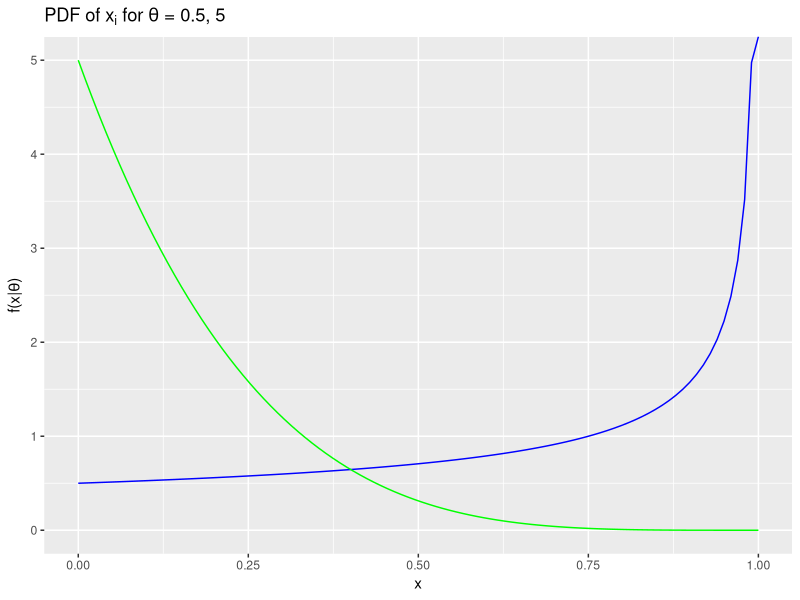
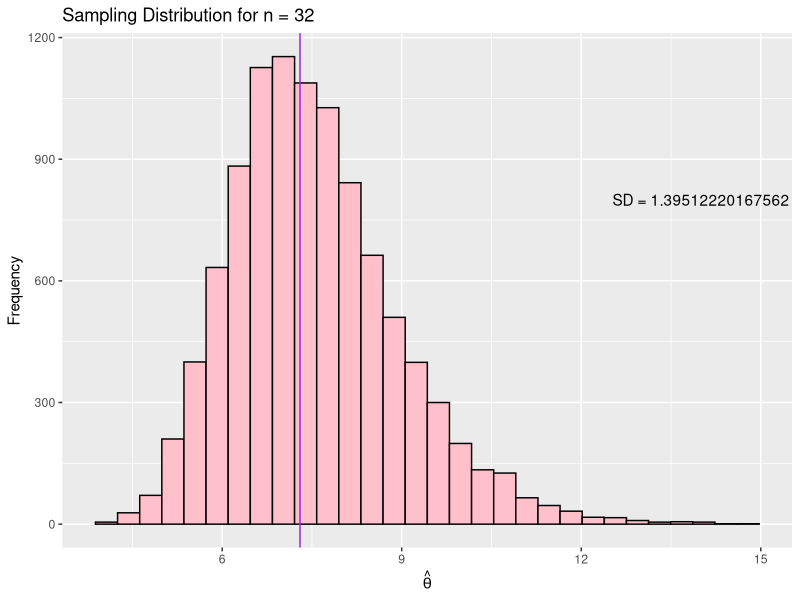
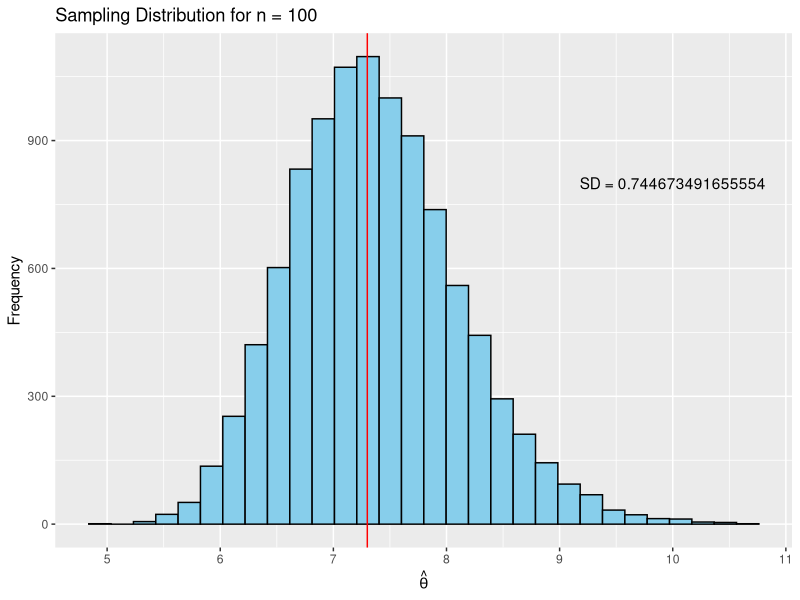

These charts were generated, in order, by the following R code:
## ---- chunk 1
#| label: backtracking_function
#| eval: true
#| echo: true
gradient_desc <- function(starting, f, gradient, max = F, maxit = 200, 
                          step_size = 1, line_parameter = 0.5, tol = 1e-10) {
  if(max == T) {
    obj_func <- function(x) {
      -f(x)
    }
    func_deriv <- function(x) {
      -gradient(x)
    }
  } else {
    obj_func <- f
    func_deriv <- gradient
  }
  xk <- starting
  for(k in 1:maxit) {
    gamma <- step_size
    line_beta <- line_parameter
    # Below is the backtracking line search
    while(obj_func(xk - gamma * func_deriv(xk)) > 
          obj_func(xk) - gamma/4 * sum(func_deriv(xk)^2)) {
      gamma <- line_beta * gamma
    }
    # Once we have a good step size, continue
    xnew <- xk - gamma * func_deriv(xk)
    if(norm(xk - xnew, type = "2") < tol) {
      break
    }
    xk <- xnew
    }
  return(list(x = xk, function_val = f(xk), iters = k))
}
## ---- chunk 2
#| label: Part 1c

f <- function(x){
  log(1+x^2)*(1+x)*exp(-x^2)
}
f_prime <- function(x){
  exp(-x^2)*(
    (2*x^2+2*x)/(1+x^2)+log(1+x^2)-2*x*log(1+x^2)*(1+x)
  )
}

gradient_desc(-1, f, f_prime)
gradient_desc(1, f, f_prime)
gradient_desc(-1.5, f, f_prime)
gradient_desc(-2, f, f_prime)
# This function has several critical points
## ---- chunk 3
#| label: Part 1d

gradient_desc(1, f, f_prime, max = T)
gradient_desc(2, f, f_prime, max = T)
gradient_desc(3, f, f_prime, max = T)
gradient_desc(0.5, f, f_prime, max = T)
## ---- chunk 4
#| label: Part 1e

f_double_prime <- function(x){
  ((2*exp(-x^2))/(1+x^2)^2)*(
    (2*x^3+2*x^2-3*x-1)*(1+x^2)^2*log(1+x^2)-4*x^5-4*x^4-3*x^3-5*x^2+3*x+1
  )
}

newton <- function(xk, maxit = 200){
  for (k in 1:maxit) {
    xnew <- xk - f_prime(xk)/f_double_prime(xk)
    if(abs(xk-xnew) < 1e-10){
      break
    }
    xk <- xnew
  }
  return(list(x = xk, function_val = f(xk), iters = k))
}

newton(-1)
newton(-1.5)  # was the only one that returned the true value, the others diverged
newton(-2) # I think it is diverging because of the weird second derivative

newton(1) # only this one returned correct value of max, my function is not good for this
newton(2)
newton(3)
newton(0.5)
## ---- chunk 5
#| label: Part 1g

optimize(f, interval = c(-2, -1))

optimize(f, interval = c(-1, 1), maximum = T)
## ---- chunk 6
#| label: Part 2b
library(ggplot2)

x_vals <- seq(0, 1, length.out = 100)

ggplot() +
  geom_line(aes(x = x_vals, y = 0.5 * (1 - x_vals)^(0.5 - 1)), color = "blue") +
  geom_line(aes(x = x_vals, y = 5 * (1 - x_vals)^(5 - 1)), color = "green") +
  labs(
    title = expression("PDF of " * x[i] * " for " * theta * " = 0.5, 5"),
    x = "x",
    y = expression("f(x|" * theta * ")")
    )

## ---- chunk 7
#| label: mle_values
x <- c(0.0194, 0.0053, 0.2488, 0.0456, 0.2059, 0.0992, 0.1168, 0.3705, 
       0.2129, 0.018, 0.0464, 0.1401, 0.0759, 0.1588, 0.0334, 0.2931, 
       0.0662, 0.2292, 0.1581, 0.3462, 0.035, 0.1086, 0.0793, 0.2095, 
       0.1419, 0.1835, 0.1107, 0.0764, 0.1331, 0.042, 0.0911, 0.1608)
n <- length(x)
theta_hat <- -n / sum(log(1-x))
theta_hat
#estimate is about 0.6 off from the actual theta
## ---- chunk 8
#| label: mle_sim_32
#| eval: true # Change this to true once you fill in the code
#| fig-width: 6
#| fig-height: 5
#| out-width: "70%"
#| warning: false
set.seed(2026)
theta_hat <- rep(0, 10000) # Initialize the vector
for(i in 1:10000) {
  x_sim <- rbeta(32, 1, 7.3)
  theta_hat[i] <- -32 / sum(log(1-x_sim))# Put the code for the MLE here
}
sd_theta <- sd(theta_hat)

# Fill in code below for the plot
ggplot(data.frame(theta_hat), aes(x = theta_hat)) +
  geom_histogram(fill = "pink", color = "black") +
  geom_vline(xintercept = 7.3, color = "purple")+
  labs(title = "Sampling Distribution for n = 32",
       x = expression(hat(theta)), y = "Frequency") +
  annotate("text", x = 14, y= 800,
           label = paste("SD =", sd_theta))

theta_hat_100 <- rep(0, 10000)
for(i in 1:10000) {
  x_sim <- rbeta(100, 1, 7.3)
  theta_hat_100[i] <- -100 / sum(log(1-x_sim))
}

sd_theta_100 <- sd(theta_hat_100)

ggplot(data.frame(theta_hat_100), aes(x = theta_hat_100)) +
  geom_histogram(fill = "skyblue", color = "black") +
  geom_vline(xintercept = 7.3, color = "red")+
  labs(title = "Sampling Distribution for n = 100",
       x = expression(hat(theta)), y = "Frequency") +
  annotate("text", x = 10, y= 800,
           label = paste("SD =", sd_theta_100))
